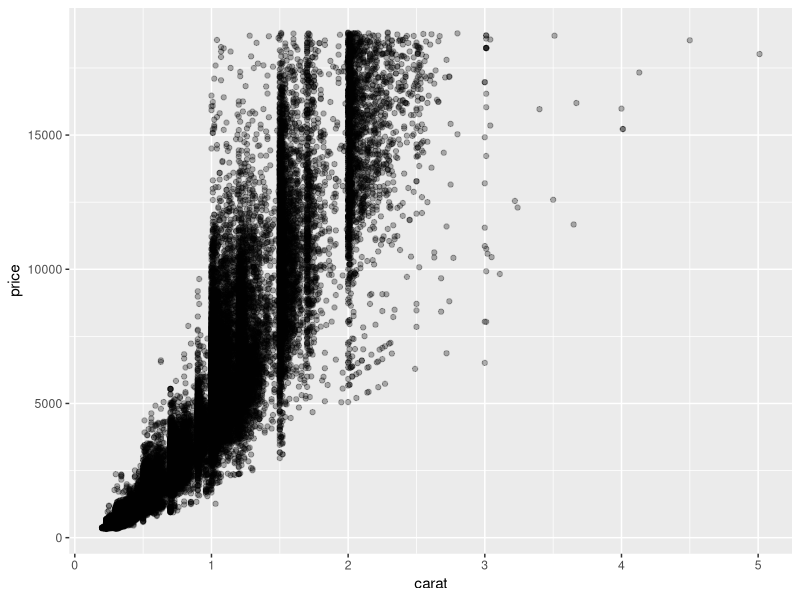
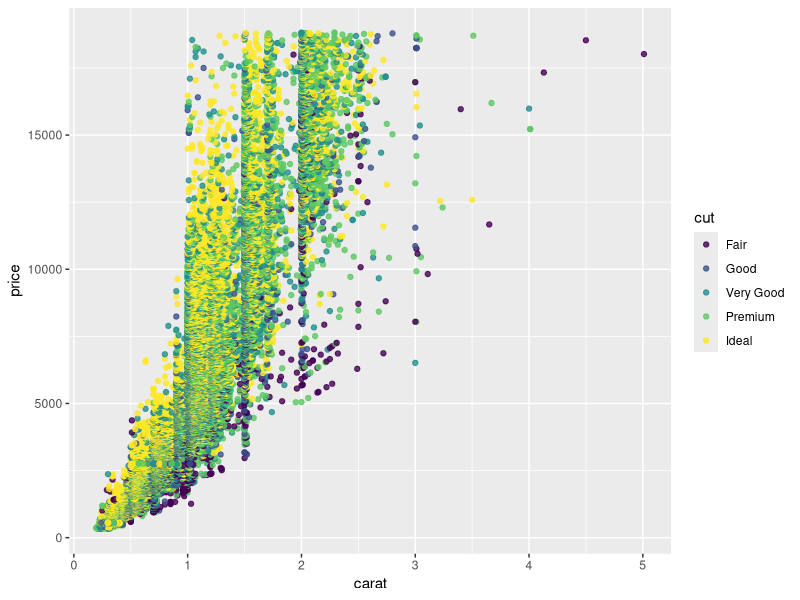

Recreate these plots in R, in order.
## ---- chunk 1
library(tidyverse)
## ---- chunk 2
## TASK: Plot `price` vs `carat` below
## Your code here!
ggplot(data = diamonds) +
  geom_point(mapping = aes(x = carat, y = price), alpha = .3)

## ---- chunk 3
## TASK: Plot `price`, `carat`, and `cut` below
ggplot(data = diamonds) +
  geom_point( mapping=aes(x = carat, y = price, color = cut), alpha = .8)
